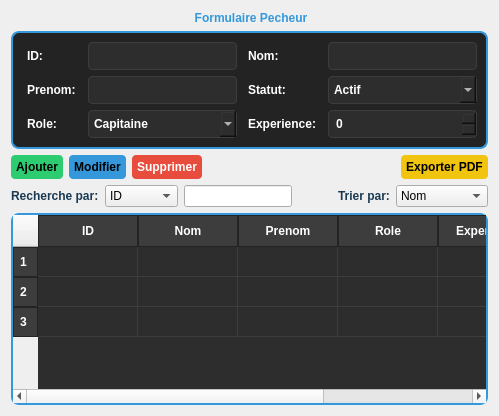
              <widget class="QWidget" name="subPagePech1">
               <layout class="QVBoxLayout" name="verticalLayout_sub1">
                <item>
                 <widget class="QGroupBox" name="groupBox_pecheur_2">
                  <property name="styleSheet">
                   <string notr="true">QGroupBox {
    background-color: #232323;
    border-radius: 8px;
    border: 2px solid #3498db;
    margin-top: 20px;
    color: white;
    font-weight: bold;
}
QGroupBox::title {
    subcontrol-origin: margin;
    subcontrol-position: top center;
    padding: 0 3px;
    color: #3498db;
}
QLabel {
    color: #ffffff;
    font-family: &quot;Segoe UI&quot;;
    font-weight: bold;
    font-size: 12px;
    padding: 2px;
    border: none;
    background: transparent;
}
QLineEdit, QComboBox, QSpinBox {
    color: white;
    background-color: #2d2d2d;
    border: 1px solid #3d3d3d;
    padding: 5px;
    border-radius: 4px;
    font-family: &quot;Segoe UI&quot;;
    font-weight: bold;
}</string>
                  </property>
                  <property name="title">
                   <string>Formulaire Pecheur</string>
                  </property>
                  <layout class="QGridLayout" name="gridLayout_form_2">
                   <item row="0" column="0">
                    <widget class="QLabel" name="l1_2">
                     <property name="text">
                      <string>ID:</string>
                     </property>
                    </widget>
                   </item>
                   <item row="0" column="3">
                    <widget class="QLineEdit" name="le_nom_2"/>
                   </item>
                   <item row="2" column="3">
                    <widget class="QSpinBox" name="sb_experience_2"/>
                   </item>
                   <item row="2" column="1">
                    <widget class="QComboBox" name="cb_role_2">
                     <item>
                      <property name="text">
                       <string>Capitaine</string>
                      </property>
                     </item>
                     <item>
                      <property name="text">
                       <string>Matelot</string>
                      </property>
                     </item>
                    </widget>
                   </item>
                   <item row="1" column="1">
                    <widget class="QLineEdit" name="le_prenom_2"/>
                   </item>
                   <item row="0" column="2">
                    <widget class="QLabel" name="l2_2">
                     <property name="text">
                      <string>Nom:</string>
                     </property>
                    </widget>
                   </item>
                   <item row="2" column="0">
                    <widget class="QLabel" name="l5_2">
                     <property name="text">
                      <string>Role:</string>
                     </property>
                    </widget>
                   </item>
                   <item row="1" column="0">
                    <widget class="QLabel" name="l3_2">
                     <property name="text">
                      <string>Prenom:</string>
                     </property>
                    </widget>
                   </item>
                   <item row="0" column="1">
                    <widget class="QLineEdit" name="le_id_2"/>
                   </item>
                   <item row="2" column="2">
                    <widget class="QLabel" name="l6_2">
                     <property name="text">
                      <string>Experience:</string>
                     </property>
                    </widget>
                   </item>
                   <item row="1" column="3">
                    <widget class="QComboBox" name="cb_status_2">
                     <item>
                      <property name="text">
                       <string>Actif</string>
                      </property>
                     </item>
                     <item>
                      <property name="text">
                       <string>Inactif</string>
                      </property>
                     </item>
                    </widget>
                   </item>
                   <item row="1" column="2">
                    <widget class="QLabel" name="l7_2">
                     <property name="text">
                      <string>Statut:</string>
                     </property>
                    </widget>
                   </item>
                  </layout>
                 </widget>
                </item>
                <item>
                 <layout class="QHBoxLayout" name="h_actions_2">
                  <item>
                   <widget class="QPushButton" name="btn_add_2">
                    <property name="styleSheet">
                     <string notr="true">QPushButton { background-color: #2ecc71; color: black; font-weight: bold; border-radius: 4px; padding: 5px; } QPushButton:hover { background-color: #27ae60; }</string>
                    </property>
                    <property name="text">
                     <string>Ajouter</string>
                    </property>
                   </widget>
                  </item>
                  <item>
                   <widget class="QPushButton" name="btn_edit_2">
                    <property name="styleSheet">
                     <string notr="true">QPushButton { background-color: #3498db; color: black; font-weight: bold; border-radius: 4px; padding: 5px; } QPushButton:hover { background-color: #2980b9; }</string>
                    </property>
                    <property name="text">
                     <string>Modifier</string>
                    </property>
                   </widget>
                  </item>
                  <item>
                   <widget class="QPushButton" name="btn_delete_2">
                    <property name="styleSheet">
                     <string notr="true">QPushButton { background-color: #e74c3c; color: white; font-weight: bold; border-radius: 4px; padding: 5px; } QPushButton:hover { background-color: #c0392b; }</string>
                    </property>
                    <property name="text">
                     <string>Supprimer</string>
                    </property>
                   </widget>
                  </item>
                  <item>
                   <spacer name="s1_2">
                    <property name="orientation">
                     <enum>Qt::Orientation::Horizontal</enum>
                    </property>
                    <property name="sizeHint" stdset="0">
                     <size>
                      <width>40</width>
                      <height>20</height>
                     </size>
                    </property>
                   </spacer>
                  </item>
                  <item>
                   <widget class="QPushButton" name="btn_export_2">
                    <property name="styleSheet">
                     <string notr="true">QPushButton { background-color: #f1c40f; color: black; font-weight: bold; border-radius: 4px; padding: 5px; } QPushButton:hover { background-color: #f39c12; }</string>
                    </property>
                    <property name="text">
                     <string>Exporter PDF</string>
                    </property>
                   </widget>
                  </item>
                 </layout>
                </item>
                <item>
                 <layout class="QHBoxLayout" name="h_search_sort_2">
                  <item>
                   <widget class="QLabel" name="ls_2">
                    <property name="styleSheet">
                     <string notr="true">color: #1a3a52; font-weight: bold; background: transparent;</string>
                    </property>
                    <property name="text">
                     <string>Recherche par:</string>
                    </property>
                   </widget>
                  </item>
                  <item>
                   <widget class="QComboBox" name="cb_search_criteria_2">
                    <item>
                     <property name="text">
                      <string>ID</string>
                     </property>
                    </item>
                    <item>
                     <property name="text">
                      <string>Nom</string>
                     </property>
                    </item>
                    <item>
                     <property name="text">
                      <string>Prenom</string>
                     </property>
                    </item>
                    <item>
                     <property name="text">
                      <string>Role</string>
                     </property>
                    </item>
                   </widget>
                  </item>
                  <item>
                   <widget class="QLineEdit" name="le_search_2"/>
                  </item>
                  <item>
                   <spacer name="s2_2">
                    <property name="orientation">
                     <enum>Qt::Orientation::Horizontal</enum>
                    </property>
                    <property name="sizeHint" stdset="0">
                     <size>
                      <width>40</width>
                      <height>20</height>
                     </size>
                    </property>
                   </spacer>
                  </item>
                  <item>
                   <widget class="QLabel" name="lsort_2">
                    <property name="styleSheet">
                     <string notr="true">color: #1a3a52; font-weight: bold; background: transparent;</string>
                    </property>
                    <property name="text">
                     <string>Trier par:</string>
                    </property>
                   </widget>
                  </item>
                  <item>
                   <widget class="QComboBox" name="cb_sort_2">
                    <item>
                     <property name="text">
                      <string>Nom</string>
                     </property>
                    </item>
                    <item>
                     <property name="text">
                      <string>Experience</string>
                     </property>
                    </item>
                   </widget>
                  </item>
                 </layout>
                </item>
                <item>
                 <widget class="QTableWidget" name="tableWidget_4">
                  <property name="styleSheet">
                   <string notr="true">QTableWidget {
	background-color: #2d2d2d;
	gridline-color: #3d3d3d;
	font-family: &quot;Segoe UI&quot;;
	font-size: 12px;
    font-weight: bold;
	selection-background-color: #3498db;
    border-radius: 8px;
    border: 2px solid #3498db;
    color: white;
}
QHeaderView::section {
	background-color: #3d3d3d;
	color: white;
	padding: 6px;
	border: 1px solid #232323;
	font-weight: bold;
    font-family: &quot;Segoe UI&quot;;
}</string>
                  </property>
                  <property name="editTriggers">
                   <set>QAbstractItemView::EditTrigger::NoEditTriggers</set>
                  </property>
                  <attribute name="horizontalHeaderStretchLastSection">
                   <bool>true</bool>
                  </attribute>
                  <row>
                   <property name="text">
                    <string>1</string>
                   </property>
                  </row>
                  <row>
                   <property name="text">
                    <string>2</string>
                   </property>
                  </row>
                  <row>
                   <property name="text">
                    <string>3</string>
                   </property>
                  </row>
                  <column>
                   <property name="text">
                    <string>ID</string>
                   </property>
                  </column>
                  <column>
                   <property name="text">
                    <string>Nom</string>
                   </property>
                  </column>
                  <column>
                   <property name="text">
                    <string>Prenom</string>
                   </property>
                  </column>
                  <column>
                   <property name="text">
                    <string>Role</string>
                   </property>
                  </column>
                  <column>
                   <property name="text">
                    <string>Experience</string>
                   </property>
                  </column>
                  <column>
                   <property name="text">
                    <string>Statut</string>
                   </property>
                  </column>
                 </widget>
                </item>
               </layout>
              </widget>
